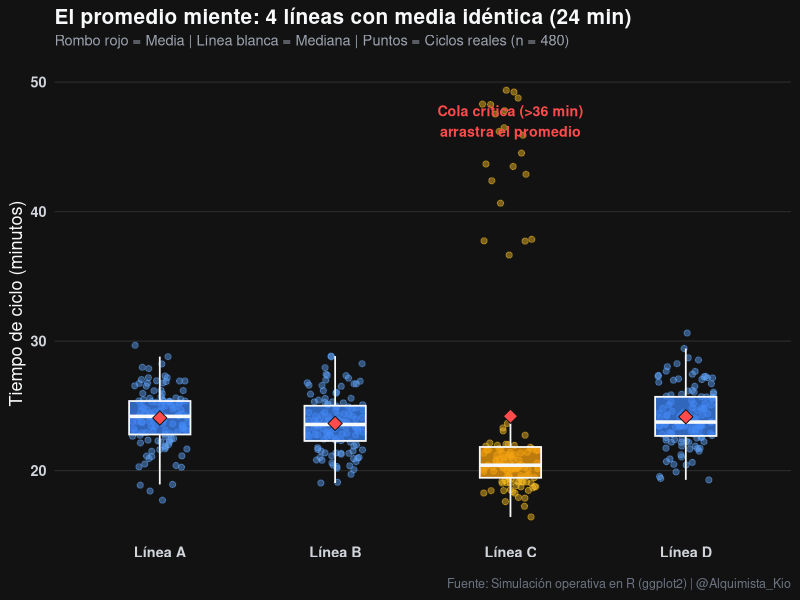
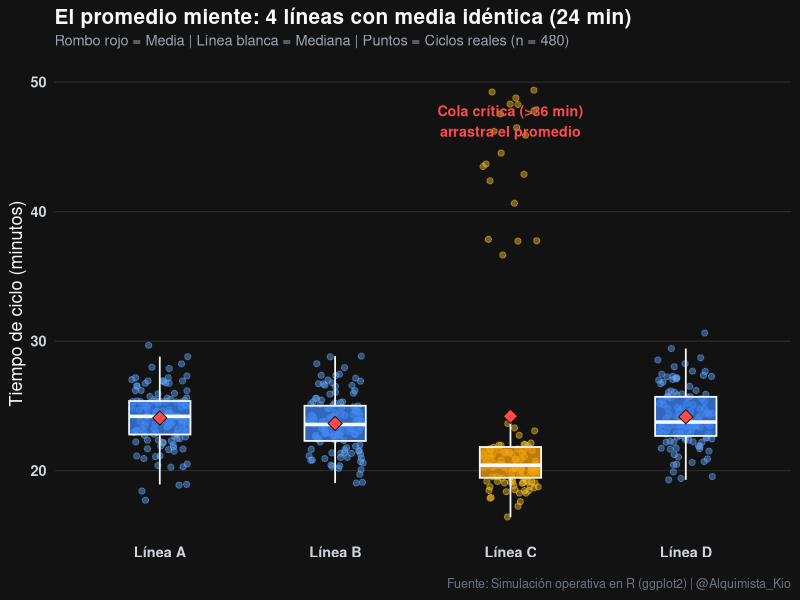

Recreate these plots in R, in order.
library(tidyverse)

# 1. Generación de datos reproducibles (mismo promedio, distinta dispersión)
set.seed(42)

datos_proceso <- tibble(
  linea = rep(c("Línea A", "Línea B", "Línea C", "Línea D"), each = 120),
  tiempo_ciclo = c(
    rnorm(120, mean = 24.0, sd = 2.1),
    rnorm(120, mean = 23.9, sd = 2.4),
    c(rnorm(100, mean = 20.2, sd = 1.4), runif(20, min = 36, max = 50)),
    rnorm(120, mean = 24.1, sd = 2.2)
  )
)

# 2. Resumen estadístico: Paramétrico vs. No Paramétrico
resumen <- datos_proceso |>
  group_by(linea) |>
  summarise(
    n = n(),
    media = round(mean(tiempo_ciclo), 2),
    desv_est = round(sd(tiempo_ciclo), 2),
    mediana = round(median(tiempo_ciclo), 2),
    iqr = round(IQR(tiempo_ciclo), 2),
    p90 = round(quantile(tiempo_ciclo, 0.90), 2)
  )

print(resumen)

# 3. Construcción del gráfico de alta densidad informativa
p <- ggplot(datos_proceso, aes(x = linea, y = tiempo_ciclo, fill = linea)) +
  geom_jitter(
    aes(color = linea),
    width = 0.16,
    alpha = 0.45,
    size = 1.8,
    show.legend = FALSE
  ) +
  geom_boxplot(
    width = 0.35,
    alpha = 0.75,
    outlier.shape = NA,
    color = "#F8F9FA",
    linewidth = 0.6,
    show.legend = FALSE
  ) +
  stat_summary(
    fun = mean,
    geom = "point",
    shape = 23,
    size = 3.5,
    fill = "#FF4B4B",
    color = "#121212"
  ) +
  annotate(
    "text",
    x = 3, y = 47,
    label = "Cola crítica (>36 min)\narrastra el promedio",
    color = "#FF4B4B",
    size = 3.6,
    fontface = "bold"
  ) +
  scale_fill_manual(values = c("#3B82F6", "#3B82F6", "#F59E0B", "#3B82F6")) +
  scale_color_manual(values = c("#60A5FA", "#60A5FA", "#FBBF24", "#60A5FA")) +
  labs(
    title = "El promedio miente: 4 líneas con media idéntica (24 min)",
    subtitle = "Rombo rojo = Media | Línea blanca = Mediana | Puntos = Ciclos reales (n = 480)",
    x = NULL,
    y = "Tiempo de ciclo (minutos)",
    caption = "Fuente: Simulación operativa en R (ggplot2) | @Alquimista_Kio"
  ) +
  theme_minimal(base_size = 13) +
  theme(
    plot.background = element_rect(fill = "#121212", color = NA),
    panel.background = element_rect(fill = "#121212", color = NA),
    panel.grid.major.x = element_blank(),
    panel.grid.major.y = element_line(color = "#2A2A2A", linewidth = 0.4),
    panel.grid.minor = element_blank(),
    text = element_text(color = "#F8F9FA"),
    axis.text = element_text(color = "#D1D5DB", face = "bold"),
    plot.title = element_text(face = "bold", size = 15, margin = margin(b = 4)),
    plot.subtitle = element_text(color = "#9CA3AF", size = 10.5, margin = margin(b = 14)),
    plot.caption = element_text(color = "#6B7280", size = 9, margin = margin(t = 12))
  )

# 4. Exportación dual automática (300 DPI)
ggsave("grafico_x_yt_16x9.png", plot = p, width = 12, height = 6.75, dpi = 300)
ggsave("grafico_ig_4x5.png", plot = p, width = 8, height = 10, dpi = 300)
